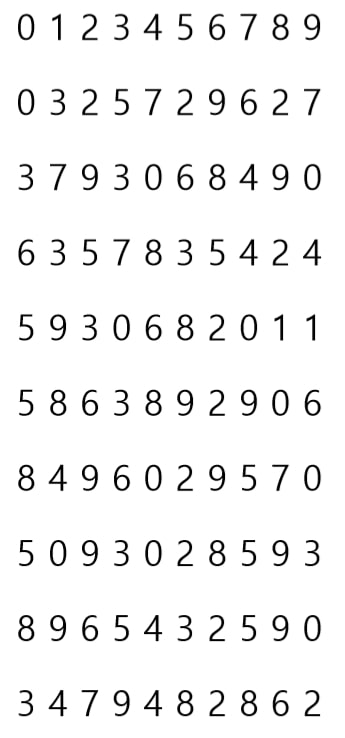
#> input picture Prediction of Images with Numbers/testImg3.jpg, 345 x 738 px
$ python -i views.py   (imports and definitions only)   (older library calls are emulated)
#> lines starting #> are read from the running program, lines starting #| are printed output that depends on the picture
from django.shortcuts import render
from django.views.decorators.csrf import csrf_exempt
import json
import numpy as np
from PIL import Image, ImageFilter
import pickle
import requests
from io import BytesIO
import base64
import pprint

# Create your views here.
from django.http import HttpResponse
from django.template import loader


def imageprepare(argv):
    """
    This function returns the pixel values.
    The imput is a png file location.
    """
    im = Image.open(argv).convert('L')
    width = float(im.size[0])
#> width = 345
    height = float(im.size[1])
#> height = 738
    # creates white canvas of 28x28 pixels
    newImage = Image.new('L', (28, 28), (255))
#> newImage: PIL image 28x28 L; every value is 255

    if width > height:  # check which dimension is bigger
        # Width is bigger. Width becomes 20 pixels.
        # resize height according to ratio width
        nheight = int(round((20.0 / width * height), 0))
        if (nheight == 0):  # rare case but minimum is 1 pixel
            nheight = 1
            # resize and sharpen
        img = im.resize((20, nheight), Image.ANTIALIAS).filter(
            ImageFilter.SHARPEN)
        # calculate horizontal position
        wtop = int(round(((28 - nheight) / 2), 0))
        newImage.paste(img, (4, wtop))  # paste resized image on white canvas
    else:
        # Height is bigger. Heigth becomes 20 pixels.
        # resize width according to ratio height
        nwidth = int(round((20.0 / height * width), 0))
#> nwidth = 9
        if (nwidth == 0):  # rare case but minimum is 1 pixel
            nwidth = 1
            # resize and sharpen
        img = im.resize((nwidth, 20), Image.ANTIALIAS).filter(
            ImageFilter.SHARPEN)
        # caculate vertical pozition
        wleft = int(round(((28 - nwidth) / 2), 0))
#> wleft = 10
        newImage.paste(img, (wleft, 4))  # paste resized image on white canvas
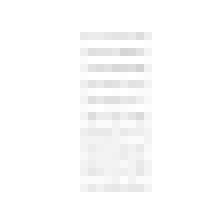
#> newImage: PIL image 28x28 L (shown 8 times larger); min 210, max 255, mean 251.7

    # newImage.save("sample.png

    tv = list(newImage.getdata())  # get pixel values
#> tv = 784 values, max 255 at index 0, min 210 at index 241, mean 251.7

    # normalize pixels to 0 and 1. 0 is pure white, 1 is pure black.
    tva = [(255 - x) * 1.0 / 255.0 for x in tv]
#> tva = 784 values, max 0.176 at index 241, min 0 at index 0, mean 0.0131
    print(tva)
#> (printed output is left out)
    return tva


# [67 lines left out: functions index, ajaxform, searchData, not called in this run]

>>> result = imageprepare('../../Prediction of Images with Numbers/testImg3.jpg')
#> result has the same summary as tva in imageprepare
